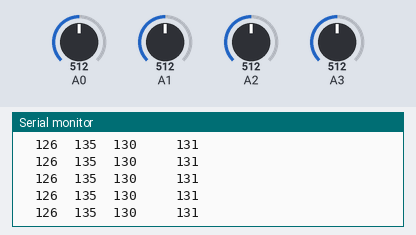
Simulated run of this sketch. Board: Arduino Uno, built with avr-gcc and run on an emulated ATmega328P. Shown: the last lines printed to the serial monitor. The inputs (shaded band) are chosen by the test bench; at power-on: A0 = 512, A1 = 512, A2 = 512, A3 = 512. No radio packets arrive unless stated.

Above: at 1.2 s.
1.3 s: A0 set to 623
At 2.3 s:
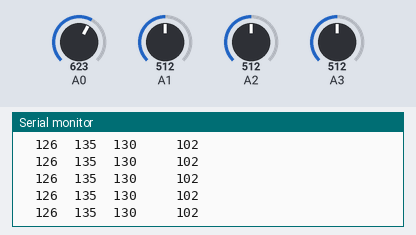
2.8 s: A0 set to 643
At 3.7 s:
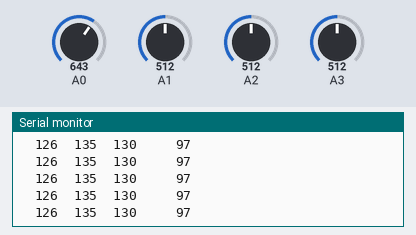
4.3 s: A1 set to 603
At 5.2 s:
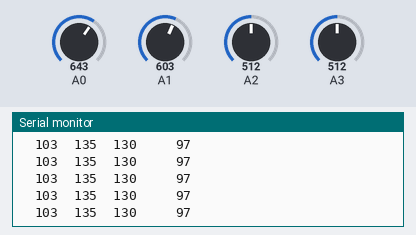
7.3 s: A1 set to 633
At 8.0 s:
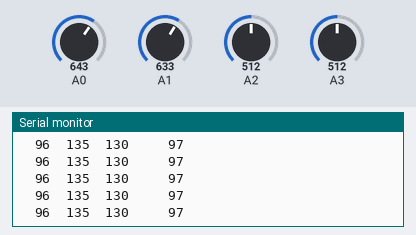
10.3 s: A2 set to 637
At 11.0 s:
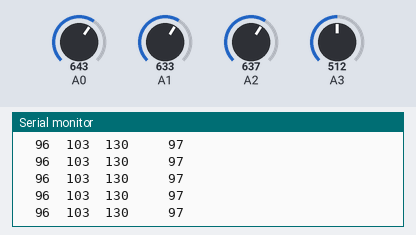
13.3 s: A2 set to 667
At 14.0 s:
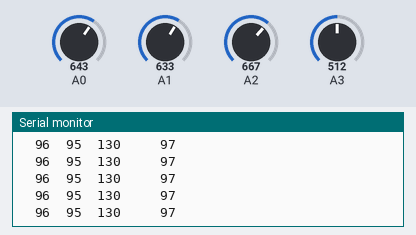
Timing chart, 0 to 15.8 s (numbered marks = the images above; inputs shaded):
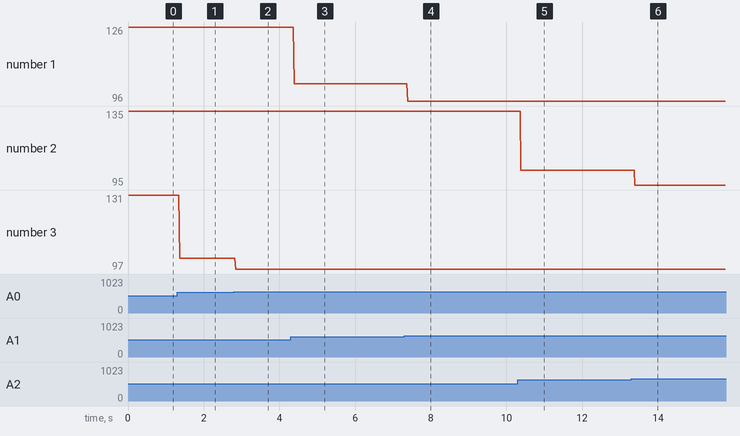

The sketch:

Taka_Transmitter_4CH.ino
```cpp
/* this is for 4 channel transreciever
 * i'm not good on writting comments on code and variable might seams off to everyone but i did my best..
 * if u want to add more buttons or fnction or i say creat channel make sure to add variables on structure.
 * Hemant_S_D[TAKA]
 */

#include <SPI.h>
#include <nRF24L01.h>
#include <RF24.h>

/*Create a unique pipe out. The receiver has to
  wear the same unique code*/

 //IMPORTANT: The same as in the receiver
const uint64_t pipeOut = 0xA0B0C0D0E0LL;
RF24 radio(9, 10); // select  ce,CSN  pin

// The sizeof this struct should not exceed 32 bytes
// This gives us up to 32 8 bits channals
struct MyData
{
  byte ch1;
  byte ch2;
  byte ch3;
  byte ch4;

};

MyData data;

void resetData()
{
  //This are the start values of each channal
  // ch1 is 0 in order to stop the motors
  //127 is the middle value of the 10ADC.

  data.ch1 = 0;
  data.ch2 = 127;
  data.ch3 = 127;
  data.ch4 = 127;

}

void setup()
{
  //Start everything up
  Serial.begin(9600);
  radio.begin();
  radio.setAutoAck(false);
  radio.setDataRate(RF24_250KBPS);
  radio.openWritingPipe(pipeOut);
  resetData();
}

/**************************************************/

// Returns a corrected value for a joystick position that takes into account
// the values of the outer extents and the middle of the joystick range.
int mapJoystickValues(int val, int lower, int middle, int upper, bool reverse)
{
  val = constrain(val, lower, upper);
  if ( val < middle )
    val = map(val, lower, middle, 0, 128);
  else
    val = map(val, middle, upper, 128, 255);
  return ( reverse ? 255 - val : val );
}

void loop()
{
  // The calibration numbers used here should be measured
  // for your joysticks till they send the correct values.
  data.ch1 = mapJoystickValues( analogRead(A0), 13, 524, 1015, true );
  data.ch2 = mapJoystickValues( analogRead(A1),  1, 505, 1020, true );
  data.ch3 = mapJoystickValues( analogRead(A2), 12, 544, 1021, true );
  data.ch4 = mapJoystickValues( analogRead(A3), 34, 522, 1020, true );
  Serial.print("   ");
  Serial.println(data.ch1);
  Serial.print("  ");
  Serial.print(data.ch2);
  Serial.print("  ");
  Serial.print(data.ch3);
  Serial.print("  ");
  Serial.print(data.ch4);
  Serial.print("  ");

  radio.write(&data, sizeof(MyData));
}
```

Measured:
- after the input at 1.3 s, the serial monitor: prints a new line after 0.07 s (image 1)
- after the input at 2.8 s, the serial monitor: prints a new line after 0.05 s (image 2)
- after the input at 4.3 s, the serial monitor: prints a new line after 0.10 s (image 3)
- after the input at 7.3 s, the serial monitor: prints a new line after 0.09 s (image 4)
- after the input at 10.3 s, the serial monitor: prints a new line after 0.08 s (image 5)
- after the input at 13.3 s, the serial monitor: prints a new line after 0.10 s (image 6)
- plotted number 1: 126 → 103 after the input at 4.3 s, 103 → 96 after the input at 7.3 s
- plotted number 2: 103 → 95 after the input at 13.3 s
